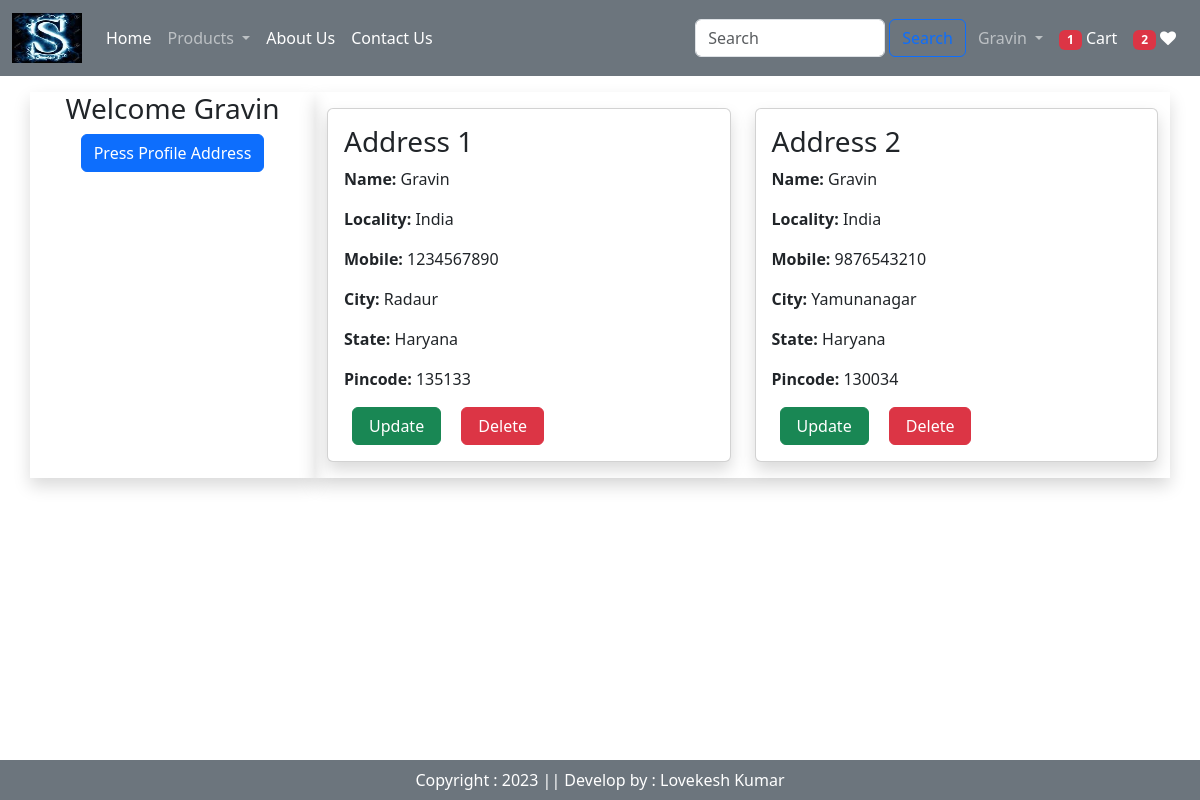
The app's page /address/ (signed in) with its own data.
### shoeapp/models.py (models this page shows, shortened)
class Customer(models.Model):
    user = models.ForeignKey(User,on_delete=models.CASCADE)
    name = models.CharField(max_length=200)
    locality = models.CharField(max_length=200)
    city = models.CharField(max_length=50)
    mobile = models.IntegerField(default=0)
    zipcode = models.IntegerField()
    state = models.CharField(choices=STATE_CHOICES,max_length=100)

### shoeapp/views.py (the view)
# urls.py: path("address/", views.address,name="address"),
@login_required
def address(request):
    totalitem = 0
    wishitem = 0
    if request.user.is_authenticated:
        totalitem = len(Cart.objects.filter(user=request.user))
        wishitem = len(Wishlist.objects.filter(user=request.user))
    add = Customer.objects.filter(user=request.user)
    return render(request,'app/address.html',locals())

### shoeapp/templates/app/address.html (shortened to what this page needs)
{% extends 'app/base.html' %} {% load static %} {% block title %} Profile {% endblock %} {% block main-content %}
<div class="container my-3">
    <div class="row ">
        <div class="col-md-3 shadow text-center">
            <h3>Welcome <span class="text-capitalize">{{request.user}}</span></h3>
            <a class="btn btn-primary zoom-hover" data-bs-toggle="offcanvas" href="#offcanvasExample" role="button" aria-controls="offcanvasExample">
            Press Profile Address
          </a>
        </div>
        <div class="col-md-9 shadow">
            <div class="row">
                {% for ad in add %}
                <div class="col-md-6 my-3">
                    <div class="card shadow zoom-hover">
                        <div class="card-body">
                            <h3>Address {{forloop.counter}}</h3>
                            <p><strong>Name:</strong> {{ad.name}}</p>
                            <p><strong>Locality:</strong> {{ad.locality}}</p>
                            <p><strong>Mobile:</strong> {{ad.mobile}}</p>
                            <p><strong>City:</strong> {{ad.city}}</p>
                            <p><strong>State:</strong> {{ad.state}}</p>
                            <p><strong>Pincode:</strong> {{ad.zipcode}}</p>
                            <a href="{% url 'updateAddress' pk=ad.id %}" type="btn" class="btn btn-success px-3 mx-2">Update</a>
                            <a href="{% url 'deleteAddress' pk=ad.id %}" type="btn" class="btn btn-danger px-3 mx-2">Delete</a>
                        </div>
                    </div>
                </div>
                {% endfor %}
            </div>
        </div>
        {% endblock main-content %}

### shoeapp/templates/app/base.html (shortened to what this page needs)
<!doctype html> {% load static %}
<html lang="en">
<head>
    <link href="https://cdn.jsdelivr.net/npm/bootstrap@5.3.0-alpha1/dist/css/bootstrap.min.css" rel="stylesheet">
    <link href="https://stackpath.bootstrapcdn.com/font-awesome/4.7.0/css/font-awesome.min.css" rel="stylesheet">
</head>
<body>
    <nav class="navbar navbar-expand-xl bg-secondary navbar-dark">
        <div class="container-fluid text-center">
            <a class="navbar-brand" href="#">
                <img src="{% static 'app/images/shoelogo.jpeg' %}" width="70" height="50">
            </a>
            <div class="collapse navbar-collapse" id="navbarSupportedContent">
                <ul class="navbar-nav me-auto mb-2 mb-lg-0">
                    {% if request.user.is_authenticated %}
                    <li class="nav-item">
                        <a class="nav-link active" aria-current="page" href="/">Home</a>
                    </li>
                    <li class="nav-item dropdown">
                        <a class="nav-link dropdown-toggle " href="#" role="button" data-bs-toggle="dropdown" aria-expanded="false">
                  Products
                </a>
                    </li>
                    <li class="nav-item">
                        <a class="nav-link text-white " href="{% url 'about' %}">About Us</a>
                    </li>
                    <li class="nav-item">
                        <a class="nav-link text-white" href="{% url 'contact' %}">Contact Us</a>
                    </li>
                </ul>
                <form class="d-flex justify-content-center" role="search" action="/search">
                    <input class="form-control me-1" style="width:190px;" type="search" placeholder="Search" name="search" aria-label="Search">
                    <button class="btn btn-outline-primary" type="submit">Search</button>
                </form>
                <ul class="navbar-nav mb-2 mx-1 mb-lg-0">
                    <li class="nav-item dropdown">
                        <a class="nav-link dropdown-toggle" href="#" role="button" data-bs-toggle="dropdown" aria-expanded="false">
                  {{request.user}}
                </a>
                    </li>
                    <li class="nav-item">
                        <a class="nav-link text-white" href="{% url 'showcart' %}"><span class="badge bg-danger">{% if totalitem > 0 %} {{totalitem}} {% endif %}</span> Cart </a>
                    </li>
                    <li class="nav-item">
                        <a class="nav-link text-white" href="{% url 'wishlist' %}"><span class="badge bg-danger">{% if wishitem > 0 %} {{wishitem}} {% endif %}</span> <i class="fa fa-heart"></i> </a>
                    </li>
                    {% endif %}
                </ul>
            </div>
        </div>
    </nav>
    {% block banner-slider %}{% endblock banner-slider %} {% block information %} {% endblock information %} {% block main-content %} {% endblock main-content %}
    <div class="my-5">
        <footer class="fixed-bottom text-center mt-5 p-2 bg-secondary text-white">
            Copyright : 2023 || Develop by : Lovekesh Kumar
        </footer>
    </div>
</body>
</html>

### shoeapp/templates/app/base.html (style rules this page uses)
.zoom-hover { transition: transform 0.3s ease; }

### records on screen
Customer: name "Gravin", locality "India", mobile "1234567890", city "Radaur", state "Haryana", zipcode "135133"
Customer: name "Gravin", locality "India", mobile "9876543210", city "Yamunanagar", state "Haryana", zipcode "130034"

### other values on screen
{{ request.user }} "Gravin"
{{ totalitem }} "1"
{{ wishitem }} "2"
